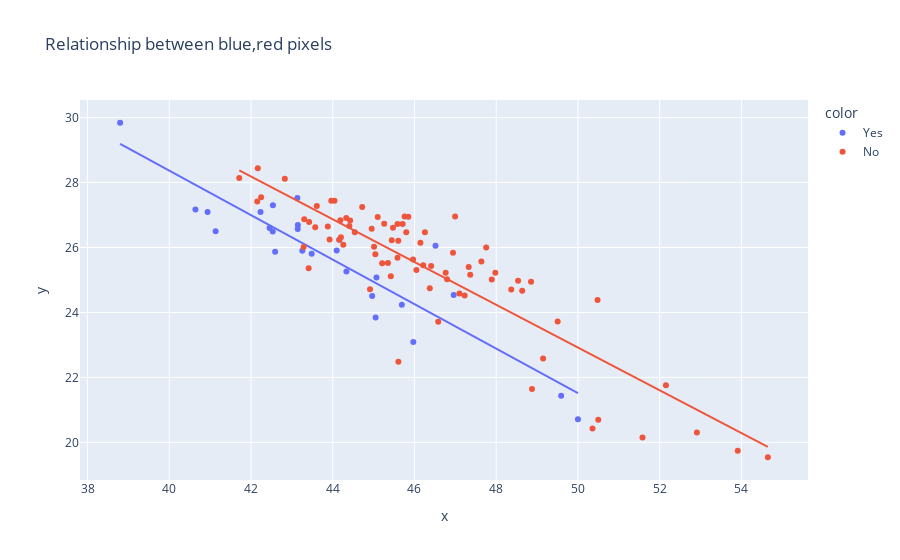

This figure's notebook cell:
### Code cell
fig=px.scatter(x=df["%Red Pixel"],y=df["%Blue pixel"],color=df["Anaemic"],trendline="ols",title="Relationship between blue,red pixels")
fig.show()
